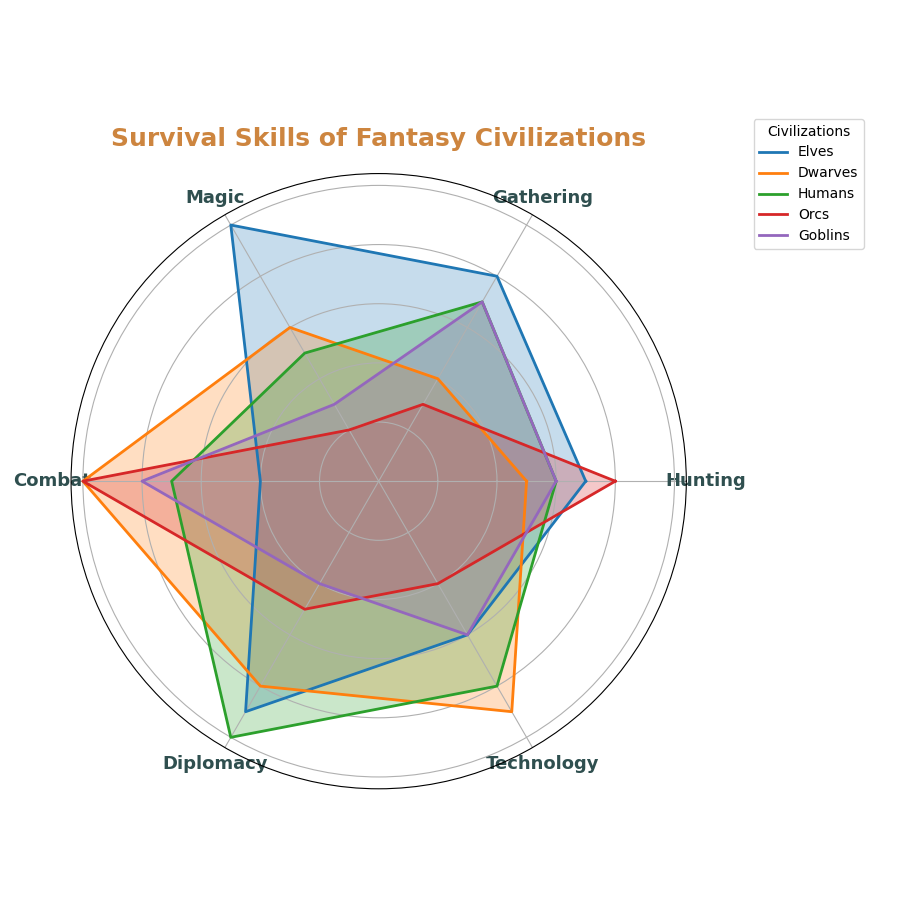

Recreate this plot in Python.
import matplotlib.pyplot as plt
import numpy as np

# Let's imagine a fictional storyline where different civilizations in a fantasy world 
# have specialized in unique skills to survive. Each civilization has honed specific abilities 
# related to survival, such as Hunting, Gathering, Magic, Combat, Diplomacy, and Technology.

# Define the civilizations and their corresponding skills' values
civilizations = ['Elves', 'Dwarves', 'Humans', 'Orcs', 'Goblins']
attributes = ['Hunting', 'Gathering', 'Magic', 'Combat', 'Diplomacy', 'Technology']

elves = [7, 8, 10, 4, 9, 6]
dwarves = [5, 4, 6, 10, 8, 9]
humans = [6, 7, 5, 7, 10, 8]
orcs = [8, 3, 2, 10, 5, 4]
goblins = [6, 7, 3, 8, 4, 6]

data = np.array([elves, dwarves, humans, orcs, goblins])

# Number of attributes (spokes in the radar chart)
num_vars = len(attributes)

# Compute angle for each attribute on the radar chart
angles = np.linspace(0, 2 * np.pi, num_vars, endpoint=False).tolist()
# The radar chart requires us to "close the loop" by appending the start to the end
angles += angles[:1]

# Append the first value to each civilization's data to close the radar chart's loop
data = np.concatenate((data, data[:, [0]]), axis=1)

# Initialize the radar chart
fig, ax = plt.subplots(figsize=(9, 9), subplot_kw=dict(polar=True))
plt.title('Survival Skills of Fantasy Civilizations', size=18, weight='bold', pad=20, color='peru')

# Plot each civilization's data on the radar chart
colors = ['#1f77b4', '#ff7f0e', '#2ca02c', '#d62728', '#9467bd']
for idx, (label, color) in enumerate(zip(civilizations, colors)):
    ax.plot(angles, data[idx], linewidth=2, linestyle='solid', label=label, color=color)
    ax.fill(angles, data[idx], color=color, alpha=0.25)

# Customize the chart
ax.set_yticklabels([])
ax.set_xticks(angles[:-1])
ax.set_xticklabels(attributes, fontsize=13, fontweight='bold', color='darkslategray')

# Add a legend
plt.legend(loc='upper right', bbox_to_anchor=(1.3, 1.1), fontsize=10, title='Civilizations')

# Ensure everything fits within the plot area
plt.tight_layout()

# Show the radar chart
plt.show()
